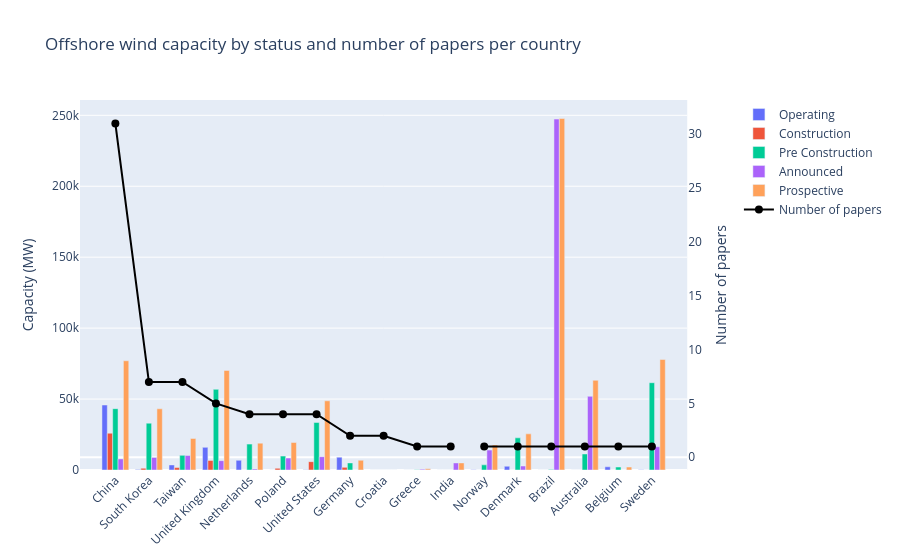

This figure's notebook cell:
### Code cell
import plotly.graph_objects as go
from plotly.subplots import make_subplots

status_columns = [
    "operating",
    "construction",
    "pre_construction",
    "announced",
    "prospective",
]
df_plot = (
    df_offshore_wind_power_mw.merge(
        df_papers_countries_count,
        left_on="country_area_ISO3",
        right_on="country_ISO3",
        how="outer",
    )
    .fillna({"number_papers": 0})
    .astype({"number_papers": int})
    .sort_values("number_papers", ascending=False)
    .query(
        "(operating > 0) | (construction > 0) | (pre_construction > 0)| (number_papers > 0)"
    )
    .query("number_papers > 0")
)

fig = make_subplots(specs=[[{"secondary_y": True}]])

for status in status_columns:
    fig.add_trace(
        go.Bar(
            x=df_plot["country_area"],
            y=df_plot[status],
            name=status.replace("_", " ").title(),
        ),
        secondary_y=False,
    )

fig.add_trace(
    go.Scatter(
        x=df_plot["country_area"],
        y=df_plot["number_papers"],  # <-- your paper-count column
        name="Number of papers",
        mode="lines+markers",
        line=dict(color="black", width=2),
        marker=dict(size=8),
    ),
    secondary_y=True,
)

fig.update_layout(
    barmode="group",
    title="Offshore wind capacity by status and number of papers per country",
    xaxis_tickangle=-45,
)
fig.update_yaxes(title_text="Capacity (MW)", secondary_y=False)
fig.update_yaxes(title_text="Number of papers", secondary_y=True, showgrid=False)
fig.show()

### Figure 1 — Plotly figure (JSON) as saved in the notebook; plotly's stock layout.template omitted (floating-point values rounded to 4 significant figures)
{"data": [{"name": "Operating", "type": "bar", "x": ["China", "South Korea", "Taiwan", "United Kingdom", "Netherlands", "Poland", "United States", "Germany", "Croatia", "Greece", "India", null, "Norway", "Denmark", "Brazil", "Australia", "Belgium", "Sweden"], "xaxis": "x", "y": [45810.0, 321.0, 3585.0, 15960.0, 6836.0, 0.0, 172.0, 9026.0, 0.0, 0.0, 0.0, NaN, 138.0, 2653.0, 0.0, 0.0, 2256.0, 188.0], "yaxis": "y"}, {"name": "Construction", "type": "bar", "x": ["China", "South Korea", "Taiwan", "United Kingdom", "Netherlands", "Poland", "United States", "Germany", "Croatia", "Greece", "India", null, "Norway", "Denmark", "Brazil", "Australia", "Belgium", "Sweden"], "xaxis": "x", "y": [25940.0, 1248.0, 1727.0, 6740.0, 0.0, 1200.0, 5895.0, 1860.0, 0.0, 0.0, 0.0, NaN, 0.0, 0.0, 0.0, 0.0, 0.0, 0.0], "yaxis": "y"}, {"name": "Pre Construction", "type": "bar", "x": ["China", "South Korea", "Taiwan", "United Kingdom", "Netherlands", "Poland", "United States", "Germany", "Croatia", "Greece", "India", null, "Norway", "Denmark", "Brazil", "Australia", "Belgium", "Sweden"], "xaxis": "x", "y": [43240.0, 33010.0, 10310.0, 56870.0, 18240.0, 9806.0, 33500.0, 4999.0, 0.0, 216.0, 0.0, NaN, 3621.0, 22660.0, 414.0, 11300.0, 2100.0, 61520.0], "yaxis": "y"}, {"name": "Announced", "type": "bar", "x": ["China", "South Korea", "Taiwan", "United Kingdom", "Netherlands", "Poland", "United States", "Germany", "Croatia", "Greece", "India", null, "Norway", "Denmark", "Brazil", "Australia", "Belgium", "Sweden"], "xaxis": "x", "y": [7800.0, 8873.0, 10200.0, 6600.0, 700.0, 8400.0, 9371.0, 0.0, 0.0, 584.0, 5000.0, NaN, 14040.0, 2820.0, 247300.0, 51920.0, 0.0, 16380.0], "yaxis": "y"}, {"name": "Prospective", "type": "bar", "x": ["China", "South Korea", "Taiwan", "United Kingdom", "Netherlands", "Poland", "United States", "Germany", "Croatia", "Greece", "India", null, "Norway", "Denmark", "Brazil", "Australia", "Belgium", "Sweden"], "xaxis": "x", "y": [76980.0, 43130.0, 22240.0, 70210.0, 18940.0, 19410.0, 48760.0, 6859.0, 0.0, 800.0, 5000.0, NaN, 17660.0, 25480.0, 247700.0, 63220.0, 2100.0, 77900.0], "yaxis": "y"}, {"line": {"color": "black", "width": 2}, "marker": {"size": 8}, "mode": "lines+markers", "name": "Number of papers", "type": "scatter", "x": ["China", "South Korea", "Taiwan", "United Kingdom", "Netherlands", "Poland", "United States", "Germany", "Croatia", "Greece", "India", null, "Norway", "Denmark", "Brazil", "Australia", "Belgium", "Sweden"], "xaxis": "x", "y": [31, 7, 7, 5, 4, 4, 4, 2, 2, 1, 1, 1, 1, 1, 1, 1, 1, 1], "yaxis": "y2"}], "layout": {"barmode": "group", "title": {"text": "Offshore wind capacity by status and number of papers per country"}, "xaxis": {"anchor": "y", "domain": [0, 0.94], "tickangle": -45}, "yaxis": {"anchor": "x", "domain": [0, 1], "title": {"text": "Capacity (MW)"}}, "yaxis2": {"anchor": "x", "overlaying": "y", "showgrid": false, "side": "right", "title": {"text": "Number of papers"}}}}
